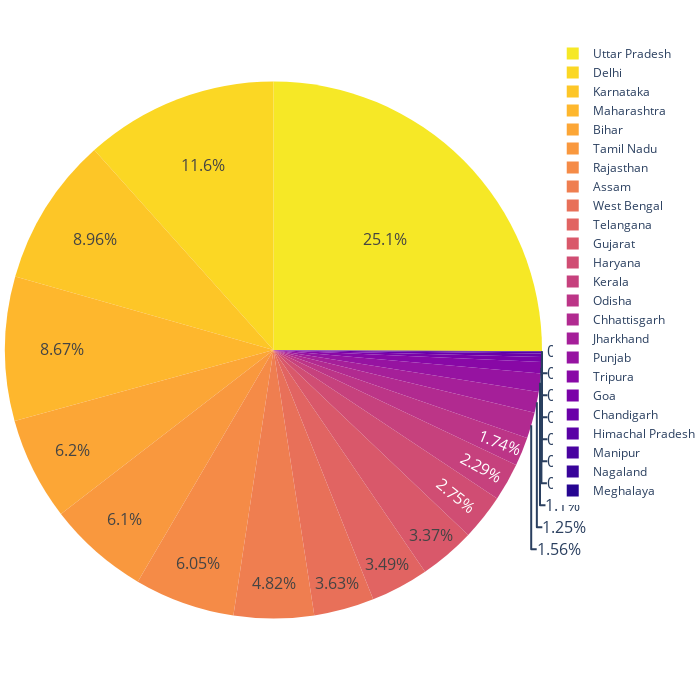

The notebook cell saved with this chart:
### Code cell
plot_pie(df_ev_sale_subset,"Total Electric Vehicle")

### Figure 1 — Plotly figure (JSON) as saved in the notebook; plotly's stock layout.template omitted (floating-point values rounded to 4 significant figures)
{"data": [{"domain": {"x": [0, 1], "y": [0, 1]}, "hovertemplate": "State=%{label}<br>Total Electric Vehicle=%{value}<extra></extra>", "labels": ["Meghalaya", "Nagaland", "Manipur", "Tripura", "Himachal Pradesh", "Goa", "Jharkhand", "Assam", "Chandigarh", "Bihar", "Odisha", "Chhattisgarh", "Punjab", "Telangana", "Kerala", "Karnataka", "West Bengal", "Rajasthan", "Tamil Nadu", "Delhi", "Haryana", "Uttar Pradesh", "Gujarat", "Maharashtra"], "legendgroup": "", "name": "", "showlegend": true, "textfont": {"size": 16}, "type": "pie", "values": [49, 58, 586, 9262, 1175, 3870, 16811, 64766, 2812, 83335, 23371, 20966, 14804, 46937, 30775, 120532, 48767, 81338, 82051, 156393, 37035, 337180, 45272, 116646]}], "layout": {"height": 700, "legend": {"tracegroupgap": 0}, "margin": {"b": 0, "l": 0, "r": 0, "t": 0}, "piecolorway": ["#f6e826", "#fbd724", "#fdc627", "#feb72d", "#fca636", "#f9983e", "#f58b47", "#ef7e50", "#e87059", "#e16462", "#d9586a", "#d04d73", "#c6417d", "#bc3587", "#b12a90", "#a51f99", "#9613a1", "#8808a6", "#7a02a8", "#6a00a8", "#5901a5", "#4903a0", "#38049a", "#260591"], "width": 700}}
